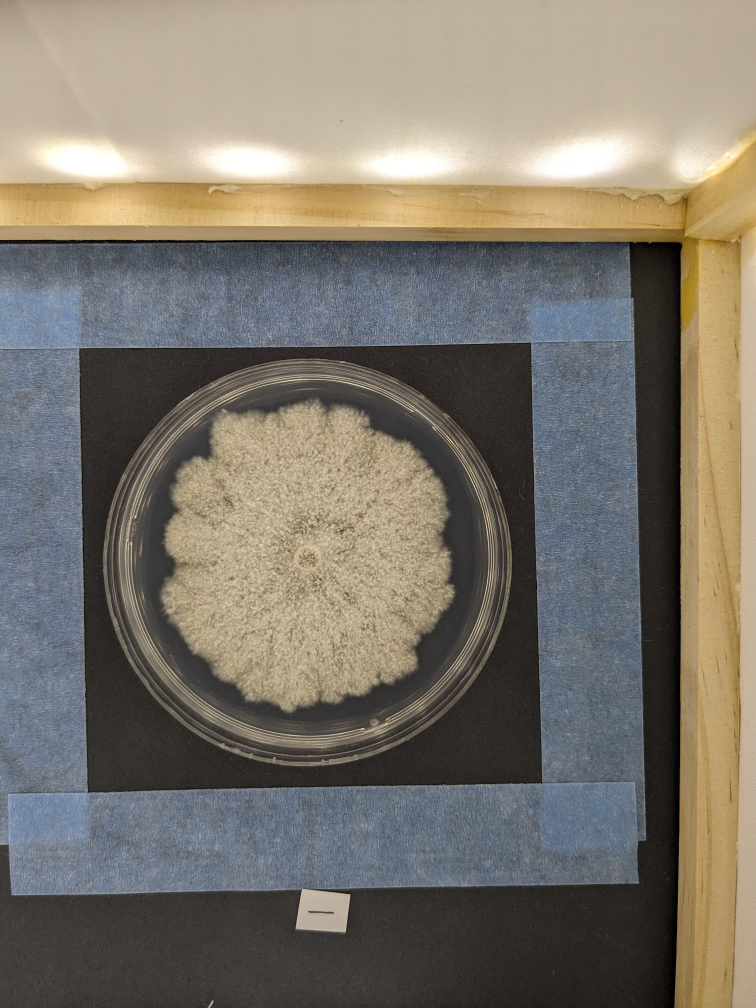
#> input picture images/Dc - 0Control-1.jpg, 3024 x 4032 px (shown at 1/4 size); its folder holds 4 pictures in this run
$ python imageReshape.py
#> lines starting #> are read from the running program, lines starting #| are printed output that depends on the picture
from PIL import Image
import os

# orginal image folder
input_folder = os.path.join(os.getcwd(),"images")
# new folder store resized images
output_folder = os.path.join(os.getcwd(),"images_224")
os.makedirs(output_folder, exist_ok=True)

# new size
new_size = (224, 224)

for filename in os.listdir(input_folder):
    if filename.lower().endswith((".png", ".jpg", ".jpeg", ".bmp", ".gif")):
        image_path = os.path.join(input_folder, filename)
        with Image.open(image_path) as img:
#> img is the input picture: PIL image 3024x4032 RGB; mean R, G, B 124.3, 118, 107.7
            resized_img = img.resize(new_size)
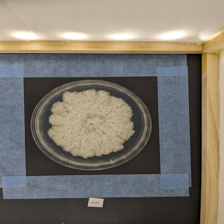
#> resized_img: PIL image 224x224 RGB; mean R, G, B 124.3, 118, 107.7
            save_path = os.path.join(output_folder, filename)
            resized_img.save(save_path)
#> pass 2 of the loop `for filename in os.listdir(input_folder):`:
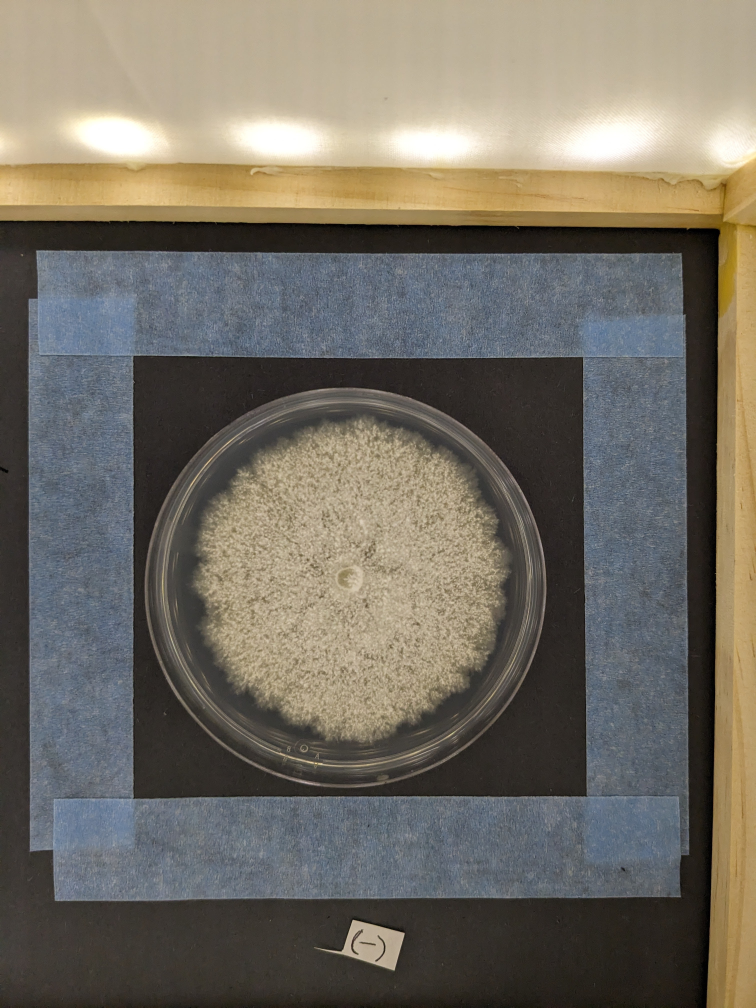
#> input picture images/Dc - 0Control-10.jpg, 3024 x 4032 px (shown at 1/4 size)
#> img is the input picture: PIL image 3024x4032 RGB; mean R, G, B 115.7, 110.3, 99.9
#> `resized_img = img.resize(new_size)`:
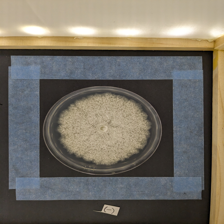
#> resized_img: PIL image 224x224 RGB; mean R, G, B 115.7, 110.3, 99.9
#> pass 3 of the loop `for filename in os.listdir(input_folder):`:
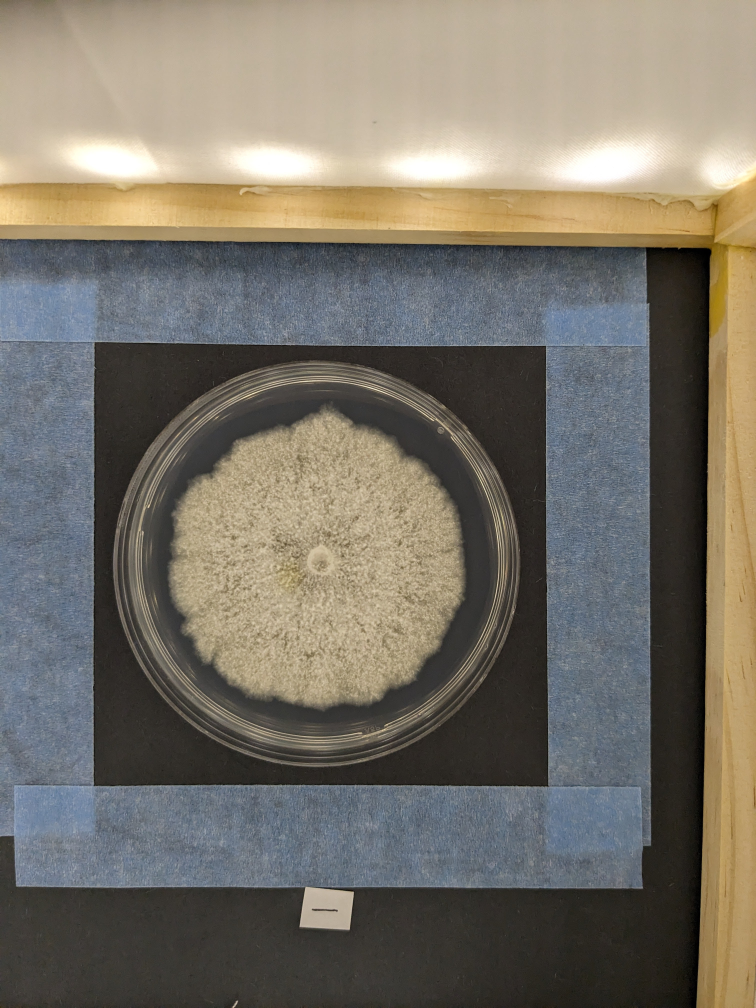
#> input picture images/Dc - 0Control-2.jpg, 3024 x 4032 px (shown at 1/4 size)
#> img is the input picture: PIL image 3024x4032 RGB; mean R, G, B 120.6, 115.1, 104.5
#> `resized_img = img.resize(new_size)`:
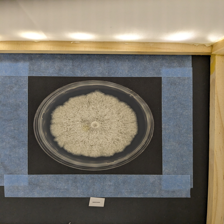
#> resized_img: PIL image 224x224 RGB; mean R, G, B 120.6, 115.1, 104.5
#> the loop made 4 passes; the first 3 are shown
